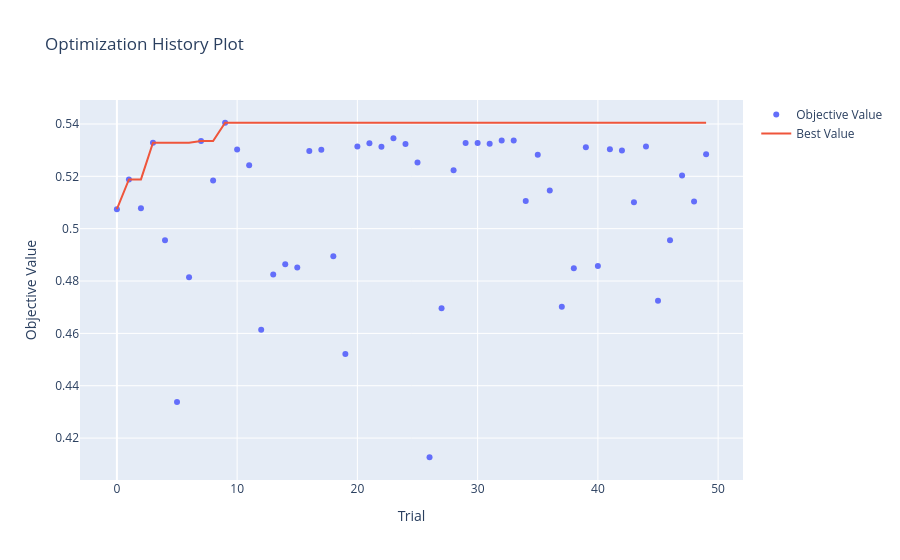

Notebook code for this chart:
### Markdown cell above
Train and optimize the model:

### Code cell
(optimized_SVM, 
train_metrics_mean_SVM,
train_metrics_std_SVM, 
val_metrics_mean_SVM, 
val_metrics_std_SVM, 
test_metrics_SVM,
precs_SVM, recs_SVM) = optimize_model(pipe_SVM, params_dist_SVM, 
                                    X_train, y_train, X_test, y_test, 
                                    cv=my_cv)

### Figure 1 — Plotly figure (JSON) as saved in the notebook; plotly's stock layout.template omitted (floating-point values rounded to 4 significant figures)
{"data": [{"mode": "markers", "name": "Objective Value", "type": "scatter", "x": [0, 1, 2, 3, 4, 5, 6, 7, 8, 9, 10, 11, 12, 13, 14, 15, 16, 17, 18, 19, 20, 21, 22, 23, 24, 25, 26, 27, 28, 29, 30, 31, 32, 33, 34, 35, 36, 37, 38, 39, 40, 41, 42, 43, 44, 45, 46, 47, 48, 49], "y": [0.5075, 0.5188, 0.5078, 0.5329, 0.4956, 0.4338, 0.4815, 0.5335, 0.5184, 0.5405, 0.5302, 0.5242, 0.4614, 0.4825, 0.4864, 0.4852, 0.5297, 0.5302, 0.4895, 0.4522, 0.5314, 0.5326, 0.5313, 0.5345, 0.5324, 0.5253, 0.4127, 0.4696, 0.5223, 0.5327, 0.5327, 0.5325, 0.5337, 0.5337, 0.5106, 0.5282, 0.5146, 0.4702, 0.4849, 0.5311, 0.4857, 0.5304, 0.5298, 0.5101, 0.5314, 0.4724, 0.4956, 0.5203, 0.5103, 0.5285]}, {"mode": "lines", "name": "Best Value", "type": "scatter", "x": [0, 1, 2, 3, 4, 5, 6, 7, 8, 9, 10, 11, 12, 13, 14, 15, 16, 17, 18, 19, 20, 21, 22, 23, 24, 25, 26, 27, 28, 29, 30, 31, 32, 33, 34, 35, 36, 37, 38, 39, 40, 41, 42, 43, 44, 45, 46, 47, 48, 49], "y": [0.5075, 0.5188, 0.5188, 0.5329, 0.5329, 0.5329, 0.5329, 0.5335, 0.5335, 0.5405, 0.5405, 0.5405, 0.5405, 0.5405, 0.5405, 0.5405, 0.5405, 0.5405, 0.5405, 0.5405, 0.5405, 0.5405, 0.5405, 0.5405, 0.5405, 0.5405, 0.5405, 0.5405, 0.5405, 0.5405, 0.5405, 0.5405, 0.5405, 0.5405, 0.5405, 0.5405, 0.5405, 0.5405, 0.5405, 0.5405, 0.5405, 0.5405, 0.5405, 0.5405, 0.5405, 0.5405, 0.5405, 0.5405, 0.5405, 0.5405]}, {"marker": {"color": "#cccccc"}, "mode": "markers", "name": "Infeasible Trial", "showlegend": false, "type": "scatter", "x": [], "y": []}], "layout": {"title": {"text": "Optimization History Plot"}, "xaxis": {"title": {"text": "Trial"}}, "yaxis": {"title": {"text": "Objective Value"}}}}
